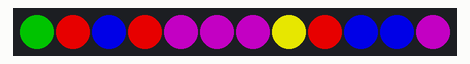
Simulated run of this sketch. Board: Arduino Uno, built with avr-gcc and run on an emulated ATmega328P. On the bench: 12 RGB LEDs in strip order, left to right. Dim RGB values are drawn brighter than linear; random numbers use the default seed unless the sketch sets one. At 18.3 s the program stops and its outputs stay as they are.

Above: at 0.1 s.
At 4.3 s:
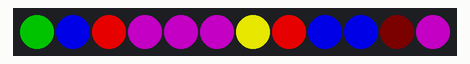
At 6.3 s:
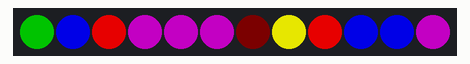
At 8.8 s:
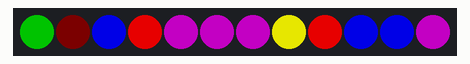
At 13.3 s:
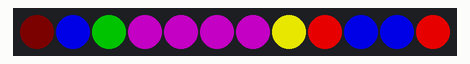
At 18.3 s:
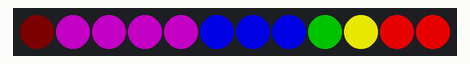

Measured:
- what the display in image 1 shows lasts 0.5 s, from 4.3 s to 4.8 s

The sketch:

CocktailSort.ino
```cpp
#include <Arduino.h>
#include "FastLED.h"
#define DATA_PIN 6
#define BRIGHTNESS 180
#define NUM_LEDS 12
#define NUM_COLORS 6
int i = 0;
CRGB leds[NUM_LEDS];
CRGB colors[] = {
    CRGB::Black,
    CRGB::Purple,
    CRGB::Blue,
    CRGB::Green,
    CRGB::Yellow,
    CRGB::Red};
int sort[NUM_LEDS];

void led_colorval(int *array, CRGB *colors)
{
  for (int i = 0; i < NUM_LEDS; i++)
  {
    leds[i] = colors[sort[i]];
  }
}

void cocktailShakerSort(int *list, int length)
{
  int j = 0;
  int swapped = 0;
  do
  {
    for (int i = 0; i < length; i++)
    {
      if (list[i] > list[i + 1]) // Elements in wrong order?
      {                          // from left to right
        // Swap!
        int temp = list[i];
        list[i] = list[i + 1];
        list[i + 1] = temp;
        swapped = 1;
        delay(250);
        led_colorval(list, colors);
        FastLED.show();
      }
    }
    if (!swapped)
      return;
    for (int i = length; i > 0; i--)
    { // from right to left
      if (list[i] < list[i - 1])
      {
        int temp = list[i];
        list[i] = list[i - 1];
        list[i - 1] = temp;
        swapped = 1;
        delay(500);
        led_colorval(list, colors);
        FastLED.show();
      }
    }
  } while (swapped == 1);
  return;
}

void setup()
{
  FastLED.addLeds<NEOPIXEL, DATA_PIN>(leds, NUM_LEDS);
  FastLED.setBrightness(BRIGHTNESS);
}

void loop()
{
  for (int i = 0; i < NUM_LEDS; i++)
  {
    sort[i] = rand() % (NUM_COLORS - 1) + 1;
  }
  led_colorval(sort, colors);
  FastLED.show();
  delay(1500);

  cocktailShakerSort(sort, NUM_LEDS);

  delay(2000);
}
```
